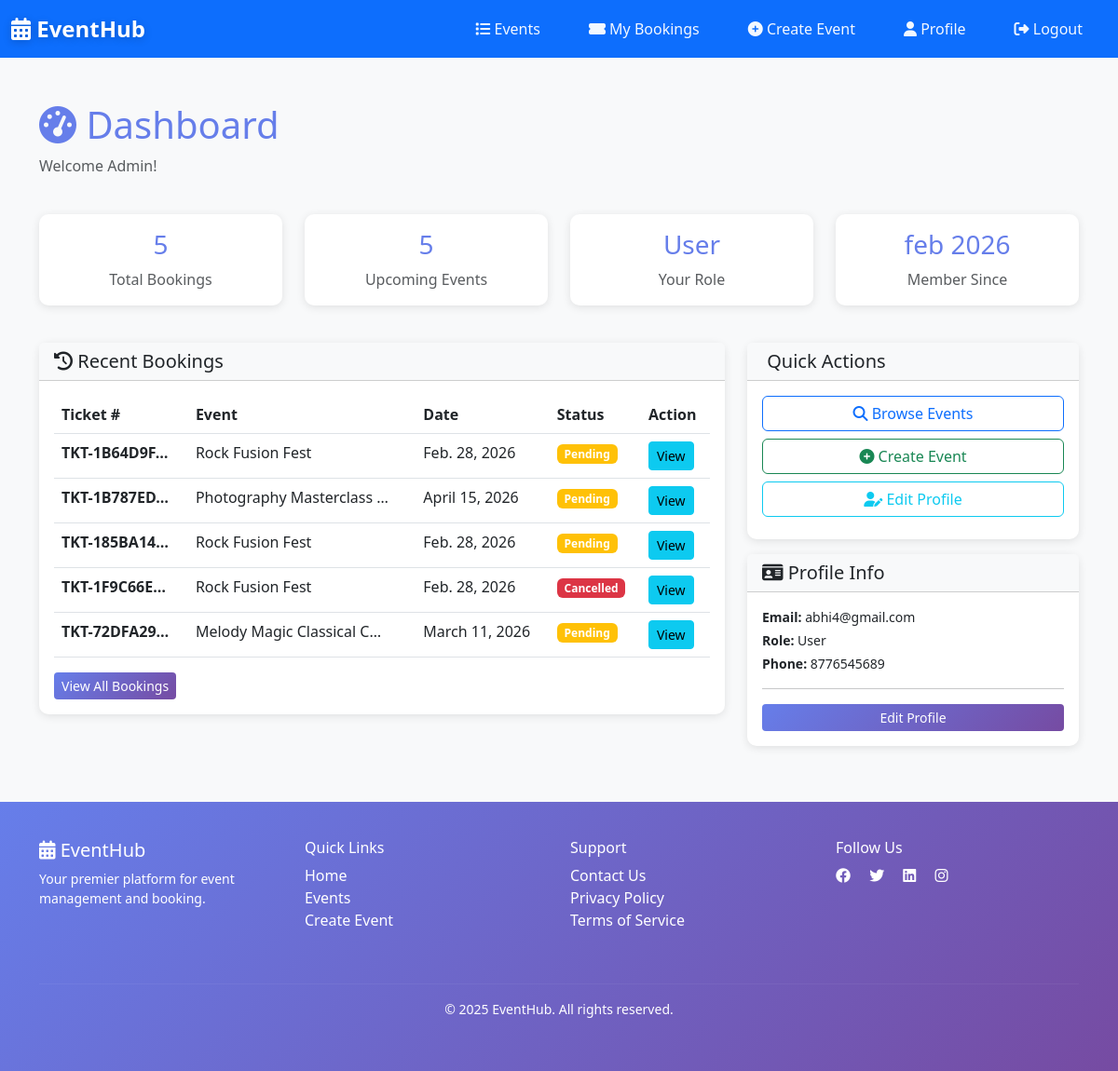
Screenshot of /accounts/dashboard/ (signed in) with the database file from the repository.
### accounts/models.py (models this page shows, shortened)
class UserProfile(models.Model):
    ROLE_CHOICES = [
        ('user', 'User'),
        ('organizer', 'Organizer'),
        ('admin', 'Admin'),
    ]
    user = models.OneToOneField(User, on_delete=models.CASCADE, related_name='profile')
    role = models.CharField(max_length=20, choices=ROLE_CHOICES, default='user')
    phone = models.CharField(max_length=15, blank=True, null=True)
    company = models.CharField(max_length=100, blank=True, null=True)
    bio = models.TextField(blank=True, null=True)
    profile_picture = models.ImageField(upload_to='profile_pictures/', blank=True, null=True)
    created_at = models.DateTimeField(auto_now_add=True)
    updated_at = models.DateTimeField(auto_now=True)
    class Meta:
        verbose_name_plural = "User Profiles"

### bookings/models.py (models this page shows, shortened)
class Booking(models.Model):
    STATUS_CHOICES = [
        ('pending', 'Pending'),
        ('confirmed', 'Confirmed'),
        ('cancelled', 'Cancelled'),
        ('completed', 'Completed'),
    ]
    id = models.AutoField(primary_key=True)
    user = models.ForeignKey(User, on_delete=models.CASCADE, related_name='bookings')
    event = models.ForeignKey(Event, on_delete=models.CASCADE, related_name='bookings')
    booking_date = models.DateTimeField(auto_now_add=True)
    quantity = models.IntegerField(default=1)
    total_price = models.DecimalField(max_digits=10, decimal_places=2, default=0)
    status = models.CharField(max_length=20, choices=STATUS_CHOICES, default='pending')
    ticket_number = models.CharField(max_length=50, unique=True, blank=True)
    payment_status = models.CharField(
        max_length=20,
        choices=[('pending', 'Pending'), ('completed', 'Completed'), ('failed', 'Failed')],
        default='pending'
    )
    notes = models.TextField(blank=True, null=True)
    created_at = models.DateTimeField(auto_now_add=True)
    updated_at = models.DateTimeField(auto_now=True)
    class Meta:
        ordering = ['-booking_date']
        verbose_name_plural = "Bookings"

### events/models.py (models this page shows, shortened)
class Event(models.Model):
    CATEGORY_CHOICES = [
        ('conference', 'Conference'),
        ('workshop', 'Workshop'),
        ('seminar', 'Seminar'),
        ('meetup', 'Meetup'),
        ('webinar', 'Webinar'),
        ('other', 'Other'),
    ]
    STATUS_CHOICES = [
        ('pending', 'Pending'),
        ('approved', 'Approved'),
        ('cancelled', 'Cancelled'),
    ]
    id = models.AutoField(primary_key=True)
    title = models.CharField(max_length=200)
    description = models.TextField()
    category = models.CharField(max_length=50, choices=CATEGORY_CHOICES, default='other')
    date = models.DateField()
    time = models.TimeField()
    location = models.CharField(max_length=300)
    price = models.DecimalField(max_digits=10, decimal_places=2, default=0)
    seats = models.IntegerField()
    available_seats = models.IntegerField()
    image = models.ImageField(upload_to='event_images/', blank=True, null=True)
    organizer = models.ForeignKey(User, on_delete=models.CASCADE, related_name='events')
    status = models.CharField(max_length=20, choices=STATUS_CHOICES, default='pending')
    created_at = models.DateTimeField(auto_now_add=True)
    updated_at = models.DateTimeField(auto_now=True)
    class Meta:
        ordering = ['-date']
        verbose_name_plural = "Events"

### accounts/views.py (the view)
# urls.py: path('dashboard/', views.user_dashboard, name='user-dashboard'),
@login_required(login_url='login')
def user_dashboard(request):
    user_profile = UserProfile.objects.get_or_create(user=request.user)[0]
    bookings = request.user.bookings.all()
    upcoming_events = Booking.objects.filter(user=request.user, event__date__gte='2025-01-01').count()
    context = {
        'user_profile': user_profile,
        'bookings': bookings,
        'total_bookings': bookings.count(),
        'upcoming_events': upcoming_events,
    }
    return render(request, 'accounts/dashboard.html', context)

### templates/accounts/dashboard.html (shortened to what this page needs)
{% extends 'base.html' %}
{% block navbar_class %}navbar-user-panel{% endblock %}
{% block content %}
<div class="container my-5">
    <div class="row mb-4">
        <div class="col-md-12">
            <h1 style="color: #667eea;">
                <i class="fas fa-tachometer-alt"></i> Dashboard
            </h1>
            <p class="text-muted">Welcome Admin!</p>
        </div>
    </div>
    <div class="row mb-4">
        <div class="col-md-3 mb-3">
            <div class="card text-center">
                <div class="card-body">
                    <h3 style="color: #667eea;">{{ total_bookings }}</h3>
                    <p class="text-muted mb-0">Total Bookings</p>
                </div>
            </div>
        </div>
        <div class="col-md-3 mb-3">
            <div class="card text-center">
                <div class="card-body">
                    <h3 style="color: #667eea;">{{ upcoming_events }}</h3>
                    <p class="text-muted mb-0">Upcoming Events</p>
                </div>
            </div>
        </div>
        <div class="col-md-3 mb-3">
            <div class="card text-center">
                <div class="card-body">
                    <h3 style="color: #667eea;">{{ user_profile.get_role_display }}</h3>
                    <p class="text-muted mb-0">Your Role</p>
                </div>
            </div>
        </div>
        <div class="col-md-3 mb-3">
            <div class="card text-center">
                <div class="card-body">
                    <h3 style="color: #667eea;">{{ user.profile.created_at|date:"b Y" }}</h3>
                    <p class="text-muted mb-0">Member Since</p>
                </div>
            </div>
        </div>
    </div>
    <div class="row">
        <div class="col-md-8">
            <div class="card">
                <div class="card-header bg-light">
                    <h5 class="mb-0"><i class="fas fa-history"></i> Recent Bookings</h5>
                </div>
                <div class="card-body">
                    {% if bookings %}
                        <div class="table-responsive">
                            <table class="table table-hover">
                                <thead>
                                    <tr>
                                        <th>Ticket #</th>
                                        <th>Event</th>
                                        <th>Date</th>
                                        <th>Status</th>
                                        <th>Action</th>
                                    </tr>
                                </thead>
                                <tbody>
                                    {% for booking in bookings|slice:":5" %}
                                        <tr>
                                            <td><strong>{{ booking.ticket_number|truncatechars:12 }}</strong></td>
                                            <td>{{ booking.event.title|truncatechars:25 }}</td>
                                            <td>{{ booking.event.date }}</td>
                                            <td>
                                                {% if booking.status == 'confirmed' %}
                                                    <span class="badge bg-success">Confirmed</span>
                                                {% elif booking.status == 'cancelled' %}
                                                    <span class="badge bg-danger">Cancelled</span>
                                                {% else %}
                                                    <span class="badge bg-warning">{{ booking.get_status_display }}</span>
                                                {% endif %}
                                            </td>
                                            <td>
                                                <a href="{% url 'booking-detail' booking.id %}" class="btn btn-sm btn-info">View</a>
                                            </td>
                                        </tr>
                                    {% endfor %}
                                </tbody>
                            </table>
                        </div>
                        <a href="{% url 'user-bookings' %}" class="btn btn-sm btn-primary">View All Bookings</a>
                    {% else %}
                        <div class="alert alert-info mb-0">
                            <i class="fas fa-info-circle"></i> No bookings yet. <a href="{% url 'event-list' %}">Browse events</a>
                        </div>
                    {% endif %}
                </div>
            </div>
        </div>
        <div class="col-md-4">
            <div class="card mb-3">
                <div class="card-header bg-light">
                    <h5 class="mb-0"> Quick Actions</h5>
                </div>
                <div class="card-body">
                    <a href="{% url 'event-list' %}" class="btn btn-outline-primary w-100 mb-2">
                        <i class="fas fa-search"></i> Browse Events
                    </a>
                    <a href="{% url 'create-event' %}" class="btn btn-outline-success w-100 mb-2">
                        <i class="fas fa-plus-circle"></i> Create Event
                    </a>
                    <a href="{% url 'profile' %}" class="btn btn-outline-info w-100 mb-2">
                        <i class="fas fa-user-edit"></i> Edit Profile
                    </a>
                </div>
            </div>
            <div class="card">
                <div class="card-header bg-light">
                    <h5 class="mb-0"><i class="fas fa-id-card"></i> Profile Info</h5>
                </div>
                <div class="card-body">
                    <p class="small mb-1"><strong>Email:</strong> {{ user.email }}</p>
                    <p class="small mb-1"><strong>Role:</strong> {{ user_profile.get_role_display }}</p>
                    {% if user_profile.phone %}
                        <p class="small mb-1"><strong>Phone:</strong> {{ user_profile.phone }}</p>
                    {% endif %}
                    <hr>
                    <a href="{% url 'profile' %}" class="btn btn-sm btn-primary w-100">Edit Profile</a>
                </div>
            </div>
        </div>
    </div>
</div>
{% endblock %}

### templates/base.html (style rules this page uses)
:root { --primary-color: #007bff; --secondary-color: #6c757d; --success-color: #28a745; --danger-color: #dc3545; --dark-bg: #f8f9fa; }
body { font-family: 'Segoe UI', Tahoma, Geneva, Verdana, sans-serif; background-color: var(--dark-bg); }
.btn-primary { background: linear-gradient(135deg, #667eea 0%, #764ba2 100%); border: none; transition: all 0.3s ease; }
.card { border: none; border-radius: 10px; box-shadow: 0 2px 10px rgba(0, 0, 0, 0.1); transition: all 0.3s ease; }

### rows the page displays
UserProfile: role "User", phone "8776545689"
Booking: ticket_number "TKT-1B64D9F…", event "Rock Fusion Fest", event "Feb. 28, 2026", status "Pending"
Booking: ticket_number "TKT-1B787ED…", event "Photography Masterclass …", event "April 15, 2026", status "Pending"
Booking: ticket_number "TKT-185BA14…", event "Rock Fusion Fest", event "Feb. 28, 2026", status "Pending"
Booking: ticket_number "TKT-1F9C66E…", event "Rock Fusion Fest", event "Feb. 28, 2026", status "Cancelled"
Booking: ticket_number "TKT-72DFA29…", event "Melody Magic Classical C…", event "March 11, 2026", status "Pending"

### other values shown
{{ total_bookings }} "5"
{{ upcoming_events }} "5"
{{ user.profile.created_at|date:"b Y" }} "feb 2026"
{{ user.email }} "abhi4@gmail.com"
